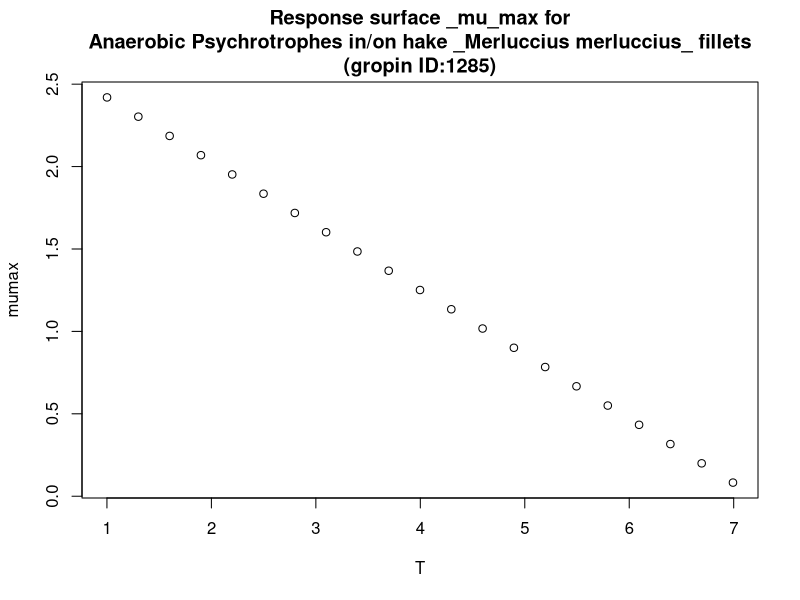

Here is the R script that generated this plot:
#############################
# start of Parameter script
#############################
T <- seq(1.001,6.99300699300699,length.out=21)
#############################
# end of Parameter script
#############################
############################# 
# start of Model script Gropin ID 1285 
#############################
 
# constant coefficients for this model
 
variables <- data.frame(T)
argumentsPar <- unique.data.frame(expand.grid(variables))
 
# heart of the model
response_surface <- function(T) {
   mumax <-(-0.39*T+2.81)

	return(mumax=mumax)
} 

# output parameters
responseSurface <- cbind(argumentsPar,response_surface(argumentsPar['T']))
colnames(responseSurface) <- c(colnames(argumentsPar),'mumax')
#############################
# End of Model script
#############################
############################# 
# start of Visualisation script Gropin ID 1285 
#############################
titleText <-'Response surface _mu_max for
Anaerobic Psychrotrophes in/on hake _Merluccius merluccius_ fillets
(gropin ID:1285)'
plot(T,responseSurface$'mumax',xlab='T',
                          ylab='mumax',main=titleText)
#############################
# End of Visualisation script
#############################
